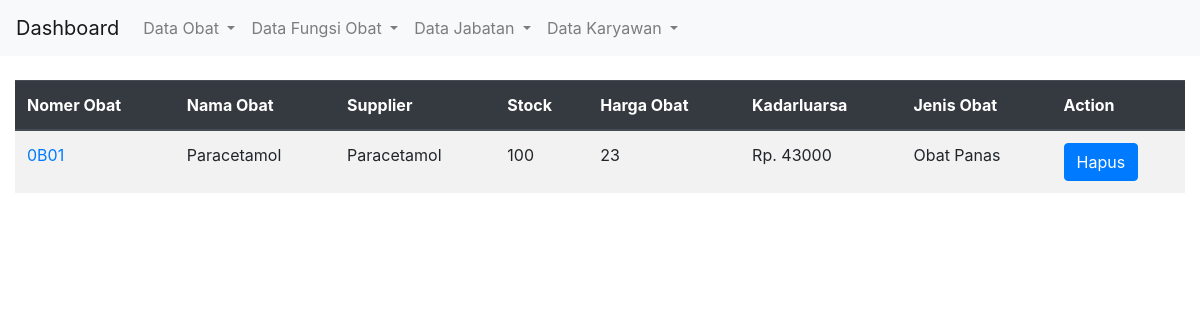
/obat/, run on an earlier commit of the app's database.
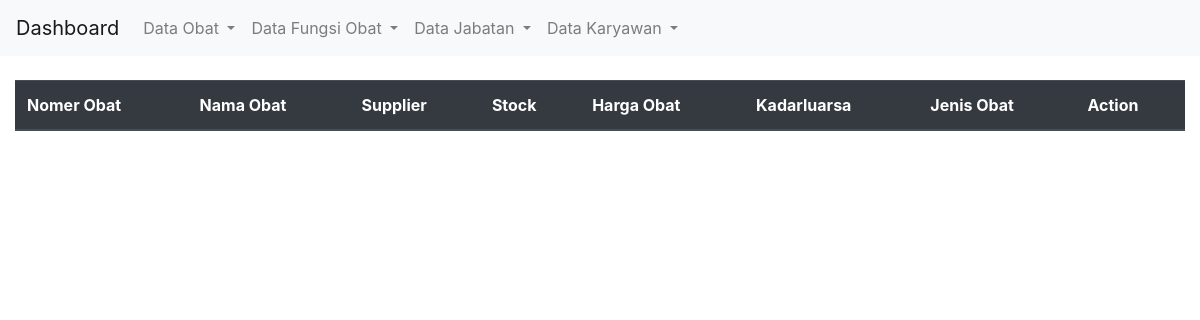
And on a later commit of the database.
### obat/models.py (models this page shows, shortened)
class Obat(models.Model):
    kode_obat = models.CharField(max_length=10)
    nama_obat = models.CharField(max_length=20)
    supplier = models.CharField(max_length=20, null=True)
    stok = models.IntegerField()
    terjual = models.IntegerField()
    harga = models.CharField(max_length=30)
    jenis_obat_id = models.ForeignKey(Fungsi_Obat, on_delete=models.CASCADE, null=True)
    create_at = models.DateTimeField(auto_now_add=True)

class Fungsi_Obat(models.Model):
    fungsi_obat = models.CharField(max_length=20)
    keterangan = models.CharField(max_length=100)

### obat/views.py (the view)
# urls.py: path('', views.obat_list, name="obat_list"),
def obat_list(request):
    obat = Obat.objects.all()
    return render(request, "obat/list_obat.html", {"obats": obat, })

### templates/obat/list_obat.html (shortened to what this page needs)
{% extends "master/base.html" %}
{% load static %}
{% block body %}
<br />
<div class="table-responsive">
  <table class="table table-striped table-fixed" id="data">
    <thead class="thead-dark">
      <tr>
        <th scope="col">Nomer Obat</th>
        <th scope="col">Nama Obat</th>
        <th scope="col">Supplier</th>
        <th scope="col">Stock</th>
        <th scope="col">Harga Obat</th>
        <th scope="col">Kadarluarsa</th>
        <th scope="col">Jenis Obat</th>
        <th scope="col">Action</th>
      </tr>
    </thead>
    <tbody id="myTable">
      {% for obat in obats %}
      <tr>
        <td><a href="{% url 'obat:update_obat' obat.id %}">{{ obat.kode_obat }}</a></td>
        <td>{{ obat.nama_obat }}</td>
        <td>{{ obat.supplier }}</td>
        <td>{{ obat.stok }}</td>
        <td>{{ obat.terjual }}</td>
        <td>Rp. {{ obat.harga }}</td>
        <td>{{ obat.jenis_obat_id.fungsi_obat }}</td>
        <td>  <button type="button" class="btn btn-primary" data-toggle="modal" data-target="#hapus-{{obat.id}}">
          Hapus
        </button></td>
      </tr>
      {% endfor %}
    </tbody>
  </table>
</div>
{% endblock body %}

What changed in the data, as far as the page shows it:
removed Obat: kode_obat "0B01", nama_obat "Paracetamol", supplier "Paracetamol", stok "100", terjual "23", harga "43000", jenis_obat_id.fungsi_obat "Obat Panas"
